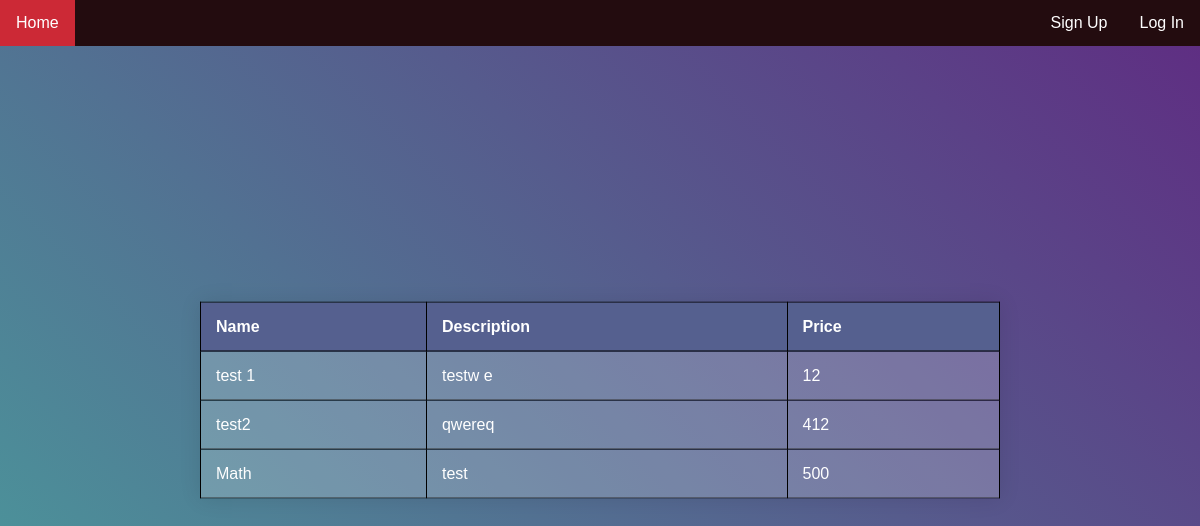
Before: / with the older database file.
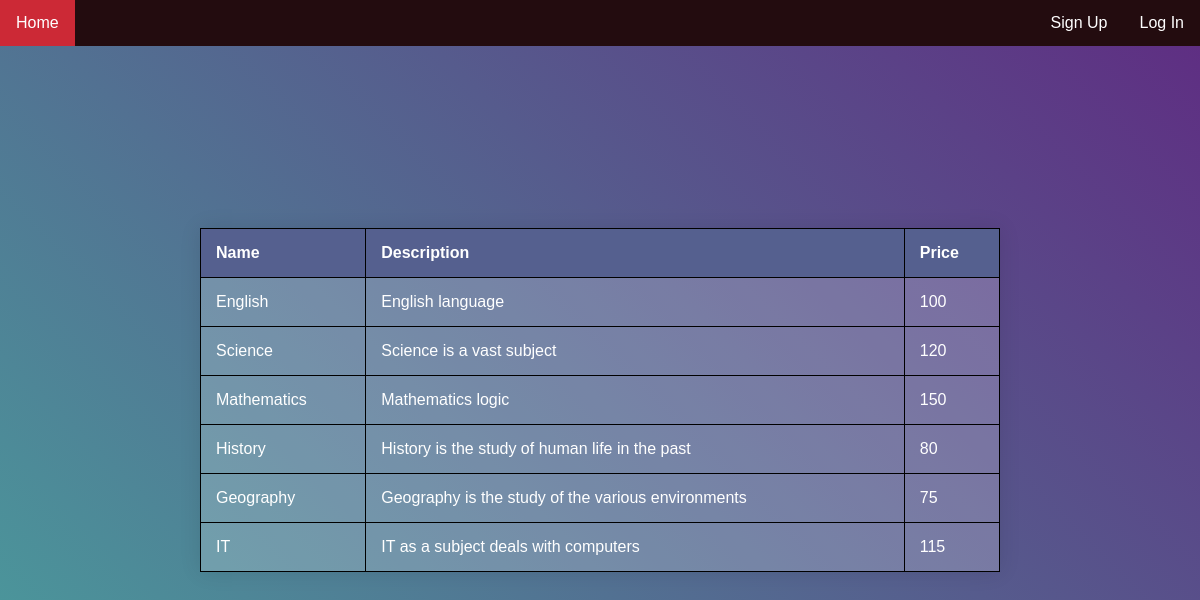
After: the same page with the newer database file.
### course/models.py (models this page shows)
class Course(models.Model):
    name = models.CharField(max_length=100)
    description = models.TextField()
    price = models.IntegerField()
    reference_code = models.CharField(max_length=100, unique=True)
    updated = models.DateTimeField(auto_now=True)
    created = models.DateTimeField(auto_now_add=True)

### course/views.py (the view)
# urls.py: 2. Add a URL to urlpatterns:  path('', views.home, name='home')
def home(request):
    courses = Course.objects.all()
    context = {'courses' : courses}
    return render(request, 'home.html', context)

### templates/home.html (shortened to what this page needs)
{% extends "base.html" %}
{% block content %}
{% if courses %}
<div class="container">
  <table>
    <thead>
      <tr>
        <th>Name</th>
        <th>Description</th>
        <th>Price</th>
      </tr>
    </thead>
    {% for course in courses %}
    <tr>
      <td>{{course.name}}</td>
      <td>{{course.description}}</td>
      <td>{{course.price}}</td>
    </tr>
    {% endfor %}
  </table>
</div>
{% endif %}
{% endblock %}

### templates/base.html (shortened to what this page needs)
<!DOCTYPE html>
<html>
<head>
</head>
<body>
  <main>
    <nav>
      <ul>
        <li><a href="{% url 'home' %}" class="active">Home</a></li>
        {% if user.is_authenticated %}
        <li style="float:right"><a href="{% url 'logout' %}">Log Out</a></li>
        <li style="float:right"><a href="{% url 'profile' %}">Profile</a></li>
        {% else %}
        <li style="float:right"><a href="{% url 'login' %}">Log In</a></li>
        <li style="float:right"><a href="{% url 'signup' %}">Sign Up</a></li>
        {% endif %}
      </ul>
    </nav>
    {% block content %}
    {% endblock %}
  </main>
</body>
</html>

### templates/base.html (style rules this page uses)
table, th, td { border: 1px solid black; }
th, td { padding: 5px; }
nav ul { list-style-type: none; margin: 0; padding: 0; overflow: hidden; background-color: #230C0F; margin-bottom: 50px; }
nav li { float: left; }
nav li a { display: block; color: white; text-align: center; padding: 14px 16px; text-decoration: none; }
nav .active { background-color: #CC2936; }
body { background: #ffffff; background: linear-gradient(to bottom, #ffffff 0%, #e1e8ed 100%); filter: progid:DXImageTransform.Microsoft.gradient(startColorstr='#ffffff', endColorstr='#e1e8ed', GradientType=0); height: 100%; margin: 0; background-repeat: no-repeat; background-attachment: fixed; }
html, body { height: 100%; }
body { margin: 0; background: linear-gradient(45deg, #49a09d, #5f2c82); font-family: sans-serif; font-weight: 100; }
.container { position: absolute; top: 50%; left: 50%; transform: translate(-50%, -50%); color: #f8f8f8; }
table { width: 800px; border-collapse: collapse; overflow: hidden; box-shadow: 0 0 20px rgba(0, 0, 0, 0.1); }
th, td { padding: 15px; background-color: rgba(255, 255, 255, 0.2); color: #fff; }
th { text-align: left; }
thead th { background-color: #55608f; }
tbody td { position: relative; }

Changed rows visible on the page:
removed Course: name "test 1", description "testw e", price "12"
removed Course: name "test2", description "qwereq", price "412"
removed Course: name "Math", description "test", price "500"
added Course: name "English", description "English language", price "100"
added Course: name "Science", description "Science is a vast subject", price "120"
added Course: name "Mathematics", description "Mathematics logic", price "150"
added Course: name "History", description "History is the study of human life in the past", price "80"
added Course: name "Geography", description "Geography is the study of the various environments", price "75"
added Course: name "IT", description "IT as a subject deals with computers", price "115"
